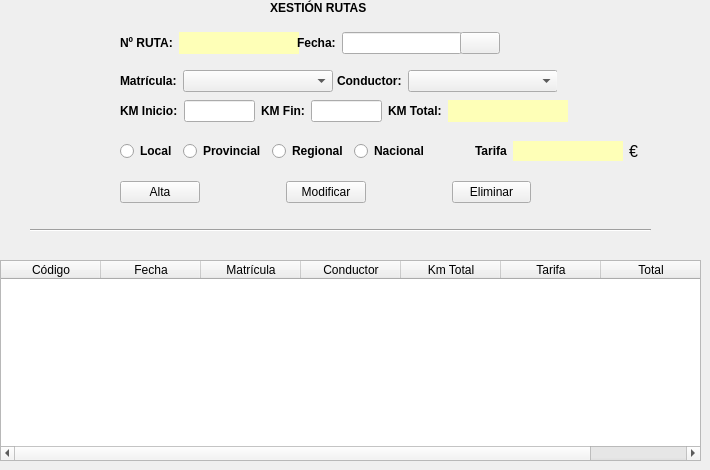
        <widget class="QWidget" name="rutas">
         <attribute name="title">
          <string>RUTAS</string>
         </attribute>
         <widget class="QLabel" name="lblXesFurgo_6">
          <property name="geometry">
           <rect>
            <x>270</x>
            <y>0</y>
            <width>131</width>
            <height>16</height>
           </rect>
          </property>
          <property name="font">
           <font>
            <weight>75</weight>
            <bold>true</bold>
           </font>
          </property>
          <property name="text">
           <string>XESTIÓN RUTAS</string>
          </property>
         </widget>
         <widget class="QTableWidget" name="tabRutas">
          <property name="geometry">
           <rect>
            <x>0</x>
            <y>260</y>
            <width>701</width>
            <height>201</height>
           </rect>
          </property>
          <column>
           <property name="text">
            <string>Código</string>
           </property>
          </column>
          <column>
           <property name="text">
            <string>Fecha</string>
           </property>
          </column>
          <column>
           <property name="text">
            <string>Matrícula</string>
           </property>
          </column>
          <column>
           <property name="text">
            <string>Conductor</string>
           </property>
          </column>
          <column>
           <property name="text">
            <string>Km Total</string>
           </property>
          </column>
          <column>
           <property name="text">
            <string>Tarifa</string>
           </property>
          </column>
          <column>
           <property name="text">
            <string>Total</string>
           </property>
          </column>
         </widget>
         <widget class="Line" name="line">
          <property name="geometry">
           <rect>
            <x>30</x>
            <y>220</y>
            <width>621</width>
            <height>20</height>
           </rect>
          </property>
          <property name="orientation">
           <enum>Qt::Horizontal</enum>
          </property>
         </widget>
         <widget class="QWidget" name="layoutWidget">
          <property name="geometry">
           <rect>
            <x>120</x>
            <y>30</y>
            <width>380</width>
            <height>26</height>
           </rect>
          </property>
          <layout class="QGridLayout" name="gridLayout_4">
           <item row="0" column="0">
            <widget class="QLabel" name="lblNumRuta">
             <property name="font">
              <font>
               <weight>75</weight>
               <bold>true</bold>
              </font>
             </property>
             <property name="text">
              <string>Nº RUTA:</string>
             </property>
            </widget>
           </item>
           <item row="0" column="1">
            <widget class="QLabel" name="lblRuta">
             <property name="minimumSize">
              <size>
               <width>120</width>
               <height>0</height>
              </size>
             </property>
             <property name="palette">
              <palette>
               <active>
                <colorrole role="Button">
                 <brush brushstyle="SolidPattern">
                  <color alpha="255">
                   <red>254</red>
                   <green>255</green>
                   <blue>183</blue>
                  </color>
                 </brush>
                </colorrole>
                <colorrole role="Base">
                 <brush brushstyle="SolidPattern">
                  <color alpha="255">
                   <red>254</red>
                   <green>255</green>
                   <blue>183</blue>
                  </color>
                 </brush>
                </colorrole>
                <colorrole role="Window">
                 <brush brushstyle="SolidPattern">
                  <color alpha="255">
                   <red>254</red>
                   <green>255</green>
                   <blue>183</blue>
                  </color>
                 </brush>
                </colorrole>
                <colorrole role="AlternateBase">
                 <brush brushstyle="SolidPattern">
                  <color alpha="255">
                   <red>255</red>
                   <green>253</green>
                   <blue>190</blue>
                  </color>
                 </brush>
                </colorrole>
               </active>
               <inactive>
                <colorrole role="Button">
                 <brush brushstyle="SolidPattern">
                  <color alpha="255">
                   <red>254</red>
                   <green>255</green>
                   <blue>183</blue>
                  </color>
                 </brush>
                </colorrole>
                <colorrole role="Base">
                 <brush brushstyle="SolidPattern">
                  <color alpha="255">
                   <red>254</red>
                   <green>255</green>
                   <blue>183</blue>
                  </color>
                 </brush>
                </colorrole>
                <colorrole role="Window">
                 <brush brushstyle="SolidPattern">
                  <color alpha="255">
                   <red>254</red>
                   <green>255</green>
                   <blue>183</blue>
                  </color>
                 </brush>
                </colorrole>
                <colorrole role="AlternateBase">
                 <brush brushstyle="SolidPattern">
                  <color alpha="255">
                   <red>255</red>
                   <green>253</green>
                   <blue>190</blue>
                  </color>
                 </brush>
                </colorrole>
               </inactive>
               <disabled>
                <colorrole role="Button">
                 <brush brushstyle="SolidPattern">
                  <color alpha="255">
                   <red>254</red>
                   <green>255</green>
                   <blue>183</blue>
                  </color>
                 </brush>
                </colorrole>
                <colorrole role="Base">
                 <brush brushstyle="SolidPattern">
                  <color alpha="255">
                   <red>254</red>
                   <green>255</green>
                   <blue>183</blue>
                  </color>
                 </brush>
                </colorrole>
                <colorrole role="Window">
                 <brush brushstyle="SolidPattern">
                  <color alpha="255">
                   <red>254</red>
                   <green>255</green>
                   <blue>183</blue>
                  </color>
                 </brush>
                </colorrole>
                <colorrole role="AlternateBase">
                 <brush brushstyle="SolidPattern">
                  <color alpha="255">
                   <red>255</red>
                   <green>253</green>
                   <blue>190</blue>
                  </color>
                 </brush>
                </colorrole>
               </disabled>
              </palette>
             </property>
             <property name="styleSheet">
              <string notr="true">background-color: rgb(254, 255, 183);</string>
             </property>
             <property name="text">
              <string/>
             </property>
            </widget>
           </item>
           <item row="0" column="2">
            <widget class="QLabel" name="lblFecha">
             <property name="font">
              <font>
               <weight>75</weight>
               <bold>true</bold>
              </font>
             </property>
             <property name="text">
              <string>Fecha:</string>
             </property>
            </widget>
           </item>
           <item row="0" column="3">
            <widget class="QLineEdit" name="txtFecha">
             <property name="minimumSize">
              <size>
               <width>120</width>
               <height>0</height>
              </size>
             </property>
            </widget>
           </item>
           <item row="0" column="4">
            <widget class="QPushButton" name="btnCalendar">
             <property name="text">
              <string/>
             </property>
             <property name="icon">
              <iconset>
               <normaloff>../../.designer/backup/img/calendar.png</normaloff>../../.designer/backup/img/calendar.png</iconset>
             </property>
            </widget>
           </item>
          </layout>
         </widget>
         <widget class="QWidget" name="layoutWidget">
          <property name="geometry">
           <rect>
            <x>120</x>
            <y>70</y>
            <width>437</width>
            <height>22</height>
           </rect>
          </property>
          <layout class="QGridLayout" name="gridLayout_5">
           <item row="0" column="0">
            <widget class="QLabel" name="lblMatricula_2">
             <property name="font">
              <font>
               <weight>75</weight>
               <bold>true</bold>
              </font>
             </property>
             <property name="text">
              <string>Matrícula:</string>
             </property>
            </widget>
           </item>
           <item row="0" column="1">
            <widget class="QComboBox" name="cmbMat">
             <property name="minimumSize">
              <size>
               <width>150</width>
               <height>0</height>
              </size>
             </property>
            </widget>
           </item>
           <item row="0" column="2">
            <widget class="QLabel" name="lblMatricula_3">
             <property name="font">
              <font>
               <weight>75</weight>
               <bold>true</bold>
              </font>
             </property>
             <property name="text">
              <string>Conductor:</string>
             </property>
            </widget>
           </item>
           <item row="0" column="3">
            <widget class="QComboBox" name="cmbCon">
             <property name="minimumSize">
              <size>
               <width>150</width>
               <height>0</height>
              </size>
             </property>
            </widget>
           </item>
          </layout>
         </widget>
         <widget class="QWidget" name="layoutWidget">
          <property name="geometry">
           <rect>
            <x>120</x>
            <y>100</y>
            <width>448</width>
            <height>22</height>
           </rect>
          </property>
          <layout class="QGridLayout" name="gridLayout_6">
           <item row="0" column="0">
            <widget class="QLabel" name="lblKmi">
             <property name="font">
              <font>
               <weight>75</weight>
               <bold>true</bold>
              </font>
             </property>
             <property name="text">
              <string>KM Inicio:</string>
             </property>
            </widget>
           </item>
           <item row="0" column="1">
            <widget class="QLineEdit" name="txtKmi">
             <property name="alignment">
              <set>Qt::AlignRight|Qt::AlignTrailing|Qt::AlignVCenter</set>
             </property>
            </widget>
           </item>
           <item row="0" column="2">
            <widget class="QLabel" name="lblKmf">
             <property name="font">
              <font>
               <weight>75</weight>
               <bold>true</bold>
              </font>
             </property>
             <property name="text">
              <string>KM Fin:</string>
             </property>
            </widget>
           </item>
           <item row="0" column="3">
            <widget class="QLineEdit" name="txtKmf">
             <property name="text">
              <string/>
             </property>
             <property name="alignment">
              <set>Qt::AlignRight|Qt::AlignTrailing|Qt::AlignVCenter</set>
             </property>
            </widget>
           </item>
           <item row="0" column="4">
            <widget class="QLabel" name="lblKmt">
             <property name="font">
              <font>
               <weight>75</weight>
               <bold>true</bold>
              </font>
             </property>
             <property name="text">
              <string>KM Total:</string>
             </property>
            </widget>
           </item>
           <item row="0" column="5">
            <widget class="QLabel" name="lblKmtotal">
             <property name="minimumSize">
              <size>
               <width>120</width>
               <height>0</height>
              </size>
             </property>
             <property name="palette">
              <palette>
               <active>
                <colorrole role="Button">
                 <brush brushstyle="SolidPattern">
                  <color alpha="255">
                   <red>254</red>
                   <green>255</green>
                   <blue>183</blue>
                  </color>
                 </brush>
                </colorrole>
                <colorrole role="Base">
                 <brush brushstyle="SolidPattern">
                  <color alpha="255">
                   <red>254</red>
                   <green>255</green>
                   <blue>183</blue>
                  </color>
                 </brush>
                </colorrole>
                <colorrole role="Window">
                 <brush brushstyle="SolidPattern">
                  <color alpha="255">
                   <red>254</red>
                   <green>255</green>
                   <blue>183</blue>
                  </color>
                 </brush>
                </colorrole>
                <colorrole role="AlternateBase">
                 <brush brushstyle="SolidPattern">
                  <color alpha="255">
                   <red>255</red>
                   <green>253</green>
                   <blue>190</blue>
                  </color>
                 </brush>
                </colorrole>
               </active>
               <inactive>
                <colorrole role="Button">
                 <brush brushstyle="SolidPattern">
                  <color alpha="255">
                   <red>254</red>
                   <green>255</green>
                   <blue>183</blue>
                  </color>
                 </brush>
                </colorrole>
                <colorrole role="Base">
                 <brush brushstyle="SolidPattern">
                  <color alpha="255">
                   <red>254</red>
                   <green>255</green>
                   <blue>183</blue>
                  </color>
                 </brush>
                </colorrole>
                <colorrole role="Window">
                 <brush brushstyle="SolidPattern">
                  <color alpha="255">
                   <red>254</red>
                   <green>255</green>
                   <blue>183</blue>
                  </color>
                 </brush>
                </colorrole>
                <colorrole role="AlternateBase">
                 <brush brushstyle="SolidPattern">
                  <color alpha="255">
                   <red>255</red>
                   <green>253</green>
                   <blue>190</blue>
                  </color>
                 </brush>
                </colorrole>
               </inactive>
               <disabled>
                <colorrole role="Button">
                 <brush brushstyle="SolidPattern">
                  <color alpha="255">
                   <red>254</red>
                   <green>255</green>
                   <blue>183</blue>
                  </color>
                 </brush>
                </colorrole>
                <colorrole role="Base">
                 <brush brushstyle="SolidPattern">
                  <color alpha="255">
                   <red>254</red>
                   <green>255</green>
                   <blue>183</blue>
                  </color>
                 </brush>
                </colorrole>
                <colorrole role="Window">
                 <brush brushstyle="SolidPattern">
                  <color alpha="255">
                   <red>254</red>
                   <green>255</green>
                   <blue>183</blue>
                  </color>
                 </brush>
                </colorrole>
                <colorrole role="AlternateBase">
                 <brush brushstyle="SolidPattern">
                  <color alpha="255">
                   <red>255</red>
                   <green>253</green>
                   <blue>190</blue>
                  </color>
                 </brush>
                </colorrole>
               </disabled>
              </palette>
             </property>
             <property name="styleSheet">
              <string notr="true">background-color: rgb(254, 255, 183);</string>
             </property>
             <property name="text">
              <string/>
             </property>
             <property name="alignment">
              <set>Qt::AlignRight|Qt::AlignTrailing|Qt::AlignVCenter</set>
             </property>
            </widget>
           </item>
          </layout>
         </widget>
         <widget class="QWidget" name="layoutWidget">
          <property name="geometry">
           <rect>
            <x>120</x>
            <y>140</y>
            <width>503</width>
            <height>22</height>
           </rect>
          </property>
          <layout class="QGridLayout" name="gridLayout_7">
           <item row="0" column="0">
            <widget class="QRadioButton" name="rbtLocal">
             <property name="font">
              <font>
               <weight>75</weight>
               <bold>true</bold>
              </font>
             </property>
             <property name="text">
              <string>Local</string>
             </property>
             <attribute name="buttonGroup">
              <string notr="true">btnTiporuta</string>
             </attribute>
            </widget>
           </item>
           <item row="0" column="2">
            <widget class="QRadioButton" name="rbtRegional">
             <property name="font">
              <font>
               <weight>75</weight>
               <bold>true</bold>
              </font>
             </property>
             <property name="text">
              <string>Regional</string>
             </property>
             <attribute name="buttonGroup">
              <string notr="true">btnTiporuta</string>
             </attribute>
            </widget>
           </item>
           <item row="0" column="1">
            <widget class="QRadioButton" name="rbtProvincial">
             <property name="font">
              <font>
               <weight>75</weight>
               <bold>true</bold>
              </font>
             </property>
             <property name="text">
              <string>Provincial</string>
             </property>
             <attribute name="buttonGroup">
              <string notr="true">btnTiporuta</string>
             </attribute>
            </widget>
           </item>
           <item row="0" column="3">
            <widget class="QRadioButton" name="rbtNacional">
             <property name="font">
              <font>
               <weight>75</weight>
               <bold>true</bold>
              </font>
             </property>
             <property name="text">
              <string>Nacional</string>
             </property>
             <attribute name="buttonGroup">
              <string notr="true">btnTiporuta</string>
             </attribute>
            </widget>
           </item>
           <item row="0" column="5">
            <widget class="QLabel" name="lblTarifa">
             <property name="font">
              <font>
               <weight>75</weight>
               <bold>true</bold>
              </font>
             </property>
             <property name="text">
              <string>Tarifa</string>
             </property>
            </widget>
           </item>
           <item row="0" column="7">
            <widget class="QLabel" name="lblPrecio">
             <property name="minimumSize">
              <size>
               <width>120</width>
               <height>0</height>
              </size>
             </property>
             <property name="palette">
              <palette>
               <active>
                <colorrole role="Button">
                 <brush brushstyle="SolidPattern">
                  <color alpha="255">
                   <red>254</red>
                   <green>255</green>
                   <blue>183</blue>
                  </color>
                 </brush>
                </colorrole>
                <colorrole role="Base">
                 <brush brushstyle="SolidPattern">
                  <color alpha="255">
                   <red>254</red>
                   <green>255</green>
                   <blue>183</blue>
                  </color>
                 </brush>
                </colorrole>
                <colorrole role="Window">
                 <brush brushstyle="SolidPattern">
                  <color alpha="255">
                   <red>254</red>
                   <green>255</green>
                   <blue>183</blue>
                  </color>
                 </brush>
                </colorrole>
                <colorrole role="AlternateBase">
                 <brush brushstyle="SolidPattern">
                  <color alpha="255">
                   <red>255</red>
                   <green>253</green>
                   <blue>190</blue>
                  </color>
                 </brush>
                </colorrole>
               </active>
               <inactive>
                <colorrole role="Button">
                 <brush brushstyle="SolidPattern">
                  <color alpha="255">
                   <red>254</red>
                   <green>255</green>
                   <blue>183</blue>
                  </color>
                 </brush>
                </colorrole>
                <colorrole role="Base">
                 <brush brushstyle="SolidPattern">
                  <color alpha="255">
                   <red>254</red>
                   <green>255</green>
                   <blue>183</blue>
                  </color>
                 </brush>
                </colorrole>
                <colorrole role="Window">
                 <brush brushstyle="SolidPattern">
                  <color alpha="255">
                   <red>254</red>
                   <green>255</green>
                   <blue>183</blue>
                  </color>
                 </brush>
                </colorrole>
                <colorrole role="AlternateBase">
                 <brush brushstyle="SolidPattern">
                  <color alpha="255">
                   <red>255</red>
                   <green>253</green>
                   <blue>190</blue>
                  </color>
                 </brush>
                </colorrole>
               </inactive>
               <disabled>
                <colorrole role="Button">
                 <brush brushstyle="SolidPattern">
                  <color alpha="255">
                   <red>254</red>
                   <green>255</green>
                   <blue>183</blue>
                  </color>
                 </brush>
                </colorrole>
                <colorrole role="Base">
                 <brush brushstyle="SolidPattern">
                  <color alpha="255">
                   <red>254</red>
                   <green>255</green>
                   <blue>183</blue>
                  </color>
                 </brush>
                </colorrole>
                <colorrole role="Window">
                 <brush brushstyle="SolidPattern">
                  <color alpha="255">
                   <red>254</red>
                   <green>255</green>
                   <blue>183</blue>
                  </color>
                 </brush>
                </colorrole>
                <colorrole role="AlternateBase">
                 <brush brushstyle="SolidPattern">
                  <color alpha="255">
                   <red>255</red>
                   <green>253</green>
                   <blue>190</blue>
                  </color>
                 </brush>
                </colorrole>
               </disabled>
              </palette>
             </property>
             <property name="styleSheet">
              <string notr="true">background-color: rgb(254, 255, 183);</string>
             </property>
             <property name="text">
              <string/>
             </property>
             <property name="alignment">
              <set>Qt::AlignRight|Qt::AlignTrailing|Qt::AlignVCenter</set>
             </property>
            </widget>
           </item>
           <item row="0" column="4">
            <spacer name="horizontalSpacer_6">
             <property name="orientation">
              <enum>Qt::Horizontal</enum>
             </property>
             <property name="sizeType">
              <enum>QSizePolicy::Fixed</enum>
             </property>
             <property name="sizeHint" stdset="0">
              <size>
               <width>40</width>
               <height>20</height>
              </size>
             </property>
            </spacer>
           </item>
          </layout>
         </widget>
         <widget class="QWidget" name="layoutWidget">
          <property name="geometry">
           <rect>
            <x>120</x>
            <y>180</y>
            <width>411</width>
            <height>25</height>
           </rect>
          </property>
          <layout class="QGridLayout" name="gridLayout_8">
           <item row="0" column="0">
            <widget class="QPushButton" name="btnAltaruta">
             <property name="text">
              <string>Alta</string>
             </property>
            </widget>
           </item>
           <item row="0" column="4">
            <widget class="QPushButton" name="btnBajaruta">
             <property name="text">
              <string>Eliminar</string>
             </property>
            </widget>
           </item>
           <item row="0" column="2">
            <widget class="QPushButton" name="btnModifruta">
             <property name="text">
              <string>Modificar</string>
             </property>
            </widget>
           </item>
           <item row="0" column="1">
            <spacer name="horizontalSpacer_4">
             <property name="orientation">
              <enum>Qt::Horizontal</enum>
             </property>
             <property name="sizeType">
              <enum>QSizePolicy::Fixed</enum>
             </property>
             <property name="sizeHint" stdset="0">
              <size>
               <width>80</width>
               <height>20</height>
              </size>
             </property>
            </spacer>
           </item>
           <item row="0" column="3">
            <spacer name="horizontalSpacer_5">
             <property name="orientation">
              <enum>Qt::Horizontal</enum>
             </property>
             <property name="sizeType">
              <enum>QSizePolicy::Fixed</enum>
             </property>
             <property name="sizeHint" stdset="0">
              <size>
               <width>80</width>
               <height>20</height>
              </size>
             </property>
            </spacer>
           </item>
          </layout>
         </widget>
         <widget class="QLabel" name="label">
          <property name="geometry">
           <rect>
            <x>629</x>
            <y>136</y>
            <width>21</width>
            <height>31</height>
           </rect>
          </property>
          <property name="font">
           <font>
            <pointsize>12</pointsize>
            <weight>50</weight>
            <bold>false</bold>
           </font>
          </property>
          <property name="text">
           <string>€</string>
          </property>
         </widget>
        </widget>
